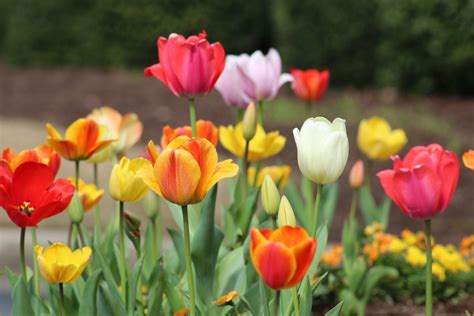
#> input picture images/tulip.jpeg, 474 x 316 px
$ python fft.py
#> lines starting #> are read from the running program, lines starting #| are printed output that depends on the picture; after the words box and inside, x2 and y2 are one past the last pixel; in counts of white or black regions, pixels touching at a corner belong together

import  matplotlib.pyplot as  plt
import cv2 as cv
import numpy as np
import os

def load_image (mode=0):
#> called with mode = 0
    dirs = os.getcwd().split(os.sep)
    dirs.pop()
    path = os.sep.join(dirs)+os.sep+'images/tulip.jpeg'

    print(path)
    img = cv.imread(path,mode)
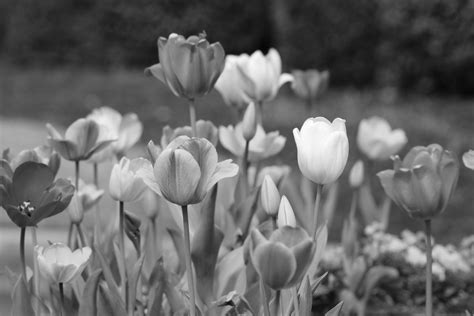
#> img: shape (316, 474); min 3, max 255, mean 104.5
    if img is None:
        print("failed to load image")
        exit(1)
    return img

def reconstruct(fimg):
    shift= np.fft.ifftshift(fimg)
    img_back=np.fft.ifft2(shift)
    img_back=np.abs(img_back)
    return img_back

img = load_image()

fft= np.fft.fft2(img)
fshift= np.fft.fftshift(fft)
spectrum = np.log(np.abs(fshift))
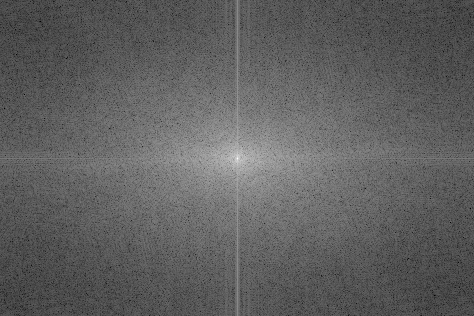
#> spectrum: shape (316, 474) float64; min 1.26, max 16.57, mean 7.03; drawn with min black and max white

r,c = img.shape
#> r = 316; c = 474

ml= np.zeros(img.shape)
cv.circle(ml,(r//2,c//2),30,1,-1)
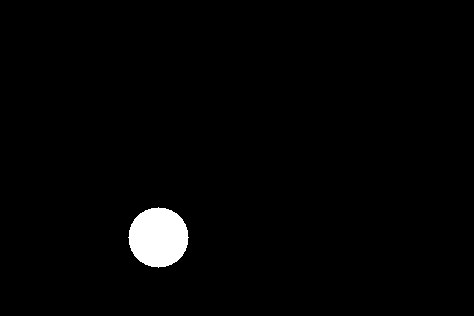
#> ml: shape (316, 474) float64; values 0 (black) and 1 (white), 1.9% white; 1 white region, box (x1, y1, x2, y2) and area: (128, 207, 189, 268) 2821
mh=1-ml

lp = ml*fshift
hp = mh*fshift
img_l=reconstruct(lp)
#> in reconstruct, `img_back=np.abs(img_back)`:
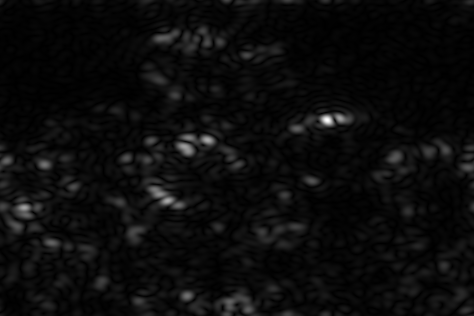
#> img_back: shape (316, 474) float64; min 0.000811, max 10.64, mean 0.504; drawn with min black and max white
img_h=reconstruct(hp)

plt.figure(figsize=(15,10))
plt.subplot(3,3,1);plt.title("Original");plt.imshow(img,cmap='gray')

plt.subplot(3,3,2);plt.title("Low spectrum");plt.imshow(spectrum,cmap='gray')
plt.subplot(3,3,3);plt.title("Low filter");plt.imshow(img_l,cmap='gray')
plt.subplot(3,3,4);plt.title("High filter");plt.imshow(img_h,cmap='gray')

plt.show()

$ run again, with images/flower.jpeg copied over images/tulip.jpeg
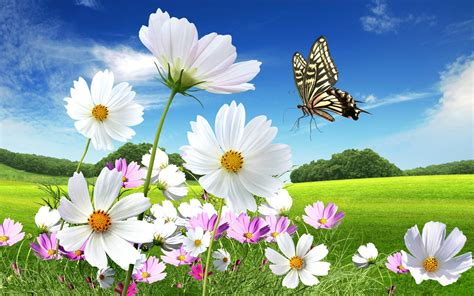
#> input picture images/flower.jpeg, 474 x 296 px
#> `cv.circle(ml,(r//2,c//2),30,1,-1)`:
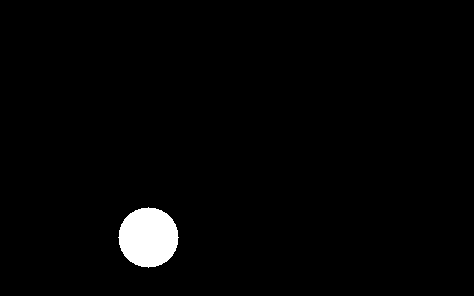
#> ml: shape (296, 474) float64; values 0 (black) and 1 (white), 2% white; 1 white region, box (x1, y1, x2, y2) and area: (118, 207, 179, 268) 2821
#> in reconstruct, `img_back=np.abs(img_back)`:
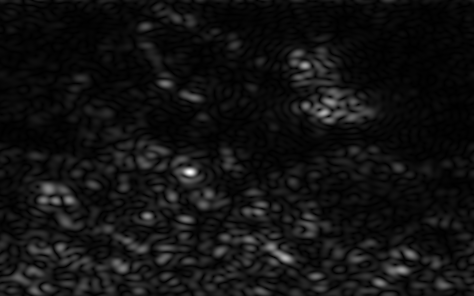
#> img_back: shape (296, 474) float64; min 0.000319, max 22.12, mean 1.6; drawn with min black and max white
